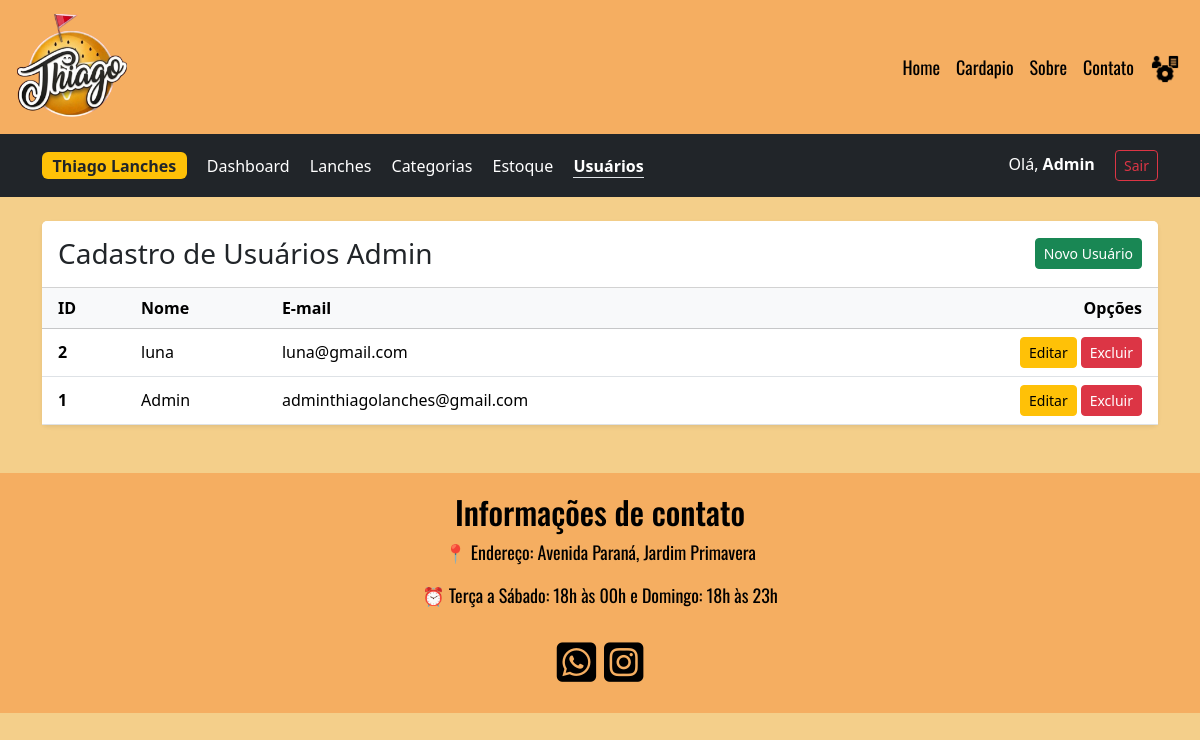
The page /index.php?param=admin&aba=usuarios (signed in) on the database its author committed.
### tables this page shows
CREATE TABLE `usuarios` (
  `id_usuario` int(11) NOT NULL,
  `nome` varchar(100) NOT NULL,
  `email` varchar(150) NOT NULL,
  `senha` varchar(255) NOT NULL
);

### pagina/usuario/listar.php (the view)
<div class="card shadow-sm border-0">
    <div class="card-header bg-white d-flex justify-content-between align-items-center py-3">
        <h3 class="m-0">Cadastro de Usuários Admin</h3>
        <a href="index.php?param=admin&aba=usuarios&acao=novo" class="btn btn-success btn-sm">Novo Usuário</a>
    </div>
    <div class="card-body p-0">
        <table class="table table-hover align-middle mb-0">
            <thead class="table-light">
                <tr>
                    <th class="ps-3">ID</th>
                    <th>Nome</th>
                    <th>E-mail</th>
                    <th class="text-end pe-3">Opções</th>
                </tr>
            </thead>
            <tbody>
                <?php
                $res = $conn->query("SELECT * FROM usuarios ORDER BY id_usuario DESC");
                if ($res && $res->num_rows > 0):
                    while ($row = $res->fetch_assoc()):
                ?>
                    <tr>
                        <td class="ps-3 fw-bold"><?php echo $row['id_usuario']; ?></td>
                        <td><?php echo $row['nome']; ?></td>
                        <td><?php echo $row['email']; ?></td>
                        <td class="text-end pe-3">
                            <div class="d-flex justify-content-end align-items-center gap-1">
                                <a href="index.php?param=admin&aba=usuarios&acao=editar&id=<?php echo $row['id_usuario']; ?>" class="btn btn-warning btn-sm">Editar</a>
                                <a href="#" class="btn btn-danger btn-sm btn-deletar" data-nome="<?php echo $row['nome']; ?>" data-url="index.php?param=admin&aba=usuarios&acao=excluir&id=<?php echo $row['id_usuario']; ?>">Excluir</a>
                            </div>
                        </td>
                    </tr>
                <?php endwhile; endif; ?>
            </tbody>
        </table>
    </div>
</div>

### css/index.css (style rules this page uses)
* { margin: 0; padding: 0; }
body { background-color:#f4cf8a; }

### rows shown on the page
usuarios: id_usuario "2", nome "luna", email "luna@gmail.com"
usuarios: id_usuario "1", nome "Admin", email "adminthiagolanches@gmail.com"

### other values the page prints
$_SESSION["thiagolanche"]["nome"] "Admin"
